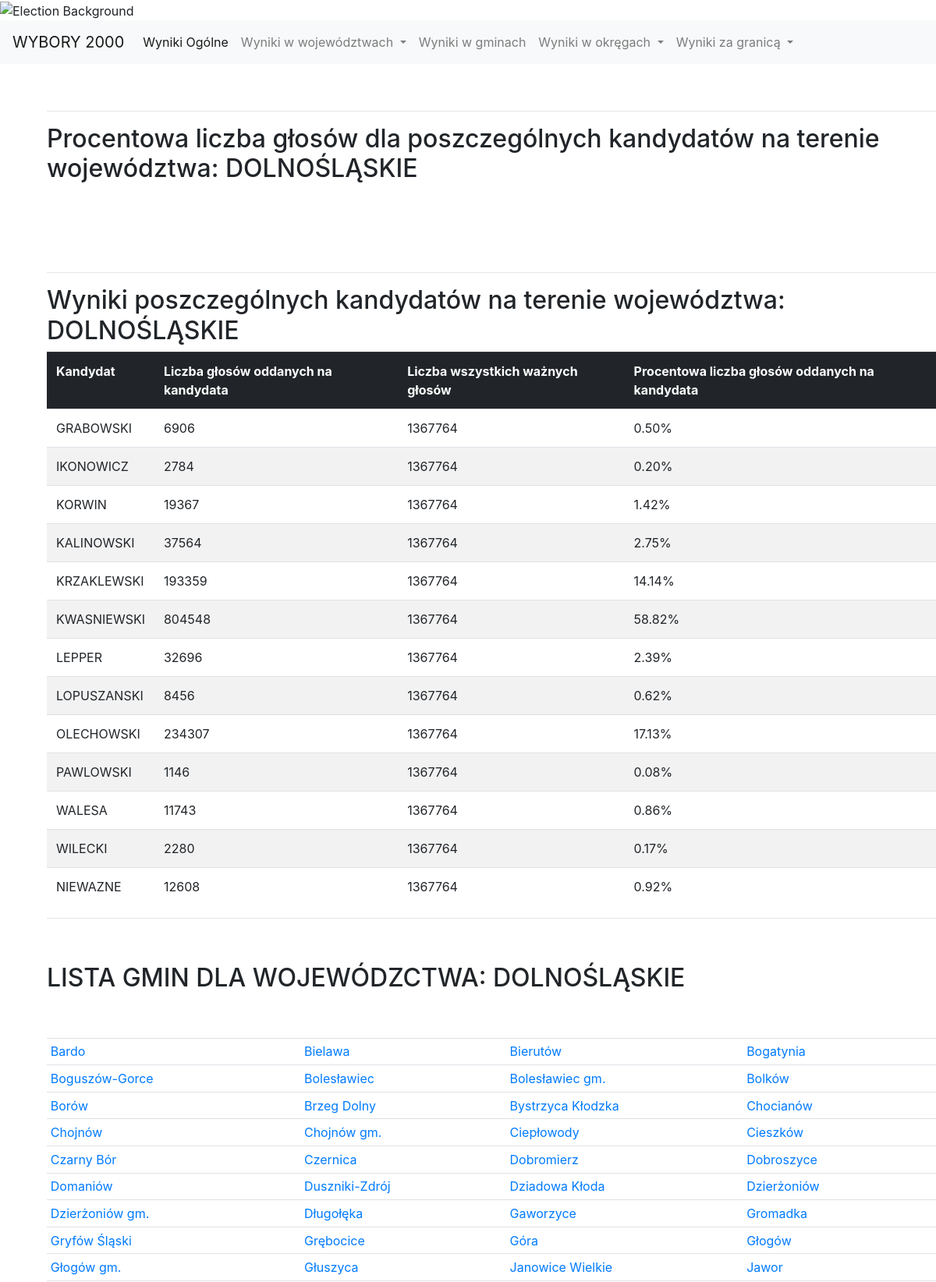
Page /county/DOLNOŚLĄSKIE/ (upper part) on the committed database.
### wybory/models.py (models this page shows)
class MainCommune(models.Model):
    id = models.IntegerField(primary_key=True)
    county = models.CharField(max_length=32)
    area = models.IntegerField()
    name = models.CharField(max_length=255)
    subareas = models.IntegerField()
    people = models.IntegerField()
    cards = models.IntegerField()
    invalid = models.IntegerField()
    grabowski = models.IntegerField()
    ikonowicz = models.IntegerField()
    kalinowski = models.IntegerField()
    korwin = models.IntegerField()
    krzaklewski = models.IntegerField()
    kwasniewski = models.IntegerField()
    lepper = models.IntegerField()
    lopuszanski = models.IntegerField()
    olechowski = models.IntegerField()
    pawlowski = models.IntegerField()
    walesa = models.IntegerField()
    wilecki = models.IntegerField()
    class Meta:
        managed = False
        db_table = 'main_commune'

### wybory/views.py (the view)
# urls.py: path('county/<county_name>/', views.county, name='county'),
def county(request, county_name):
    try:
        countries = MetaCountries.get_countries()
        template = loader.get_template('county.html')
        votes = MetaCommune.get_votes_county(county_name)
        suma=0
        areas_ids = MetaCommune.get_areas_ids()
        print(county_name)
        areas = MetaCommune.get_areas(county_name)
        for v, k in votes.items():
            suma = suma + k
        percent = dict()
        for v, k in votes.items():
            value = float(100 * k / suma)
            value = "%.2f" % value
            percent[v] = (k, value)
        counties = MetaCommune.get_county()
        context = {
            'votes': votes,
            'suma': suma,
            'percent': percent,
            'counties': counties,
            'county_name': county_name,
            'areas': areas,
            'areas_ids': areas_ids,
            'countries': countries
        }
    except Exception:
        raise Http404
    return HttpResponse(template.render(context, request))

### wybory/models.py (called while the page is built)
    @staticmethod
    def get_countries():
        countries = Countries.objects.values_list('county').distinct()
        return countries.values('county').order_by('county')

    @staticmethod
    def get_county():
        counties_q = MainCommune.objects.all().values_list('county').distinct().annotate(n=models.Count("county"))
        counties = list()
        for v, k in counties_q:
            counties.append(v)
        return counties

    @staticmethod
    def get_votes_county(county):
        votes = MainCommune.objects.filter(county=county).aggregate(
            GRABOWSKI=Sum('grabowski'),
            IKONOWICZ=Sum('ikonowicz'),
            KORWIN=Sum('korwin'),
            KALINOWSKI=Sum('kalinowski'),
            KRZAKLEWSKI=Sum('krzaklewski'),
            KWASNIEWSKI=Sum('kwasniewski'),
            LEPPER=Sum('lepper'),
            LOPUSZANSKI=Sum('lopuszanski'),
            OLECHOWSKI=Sum('olechowski'),
            PAWLOWSKI=Sum('pawlowski'),
            WALESA=Sum('walesa'),
            WILECKI=Sum('wilecki'),
            NIEWAZNE=Sum('invalid'),
        )
        return votes

    @staticmethod
    def get_areas(county_name):
        areas = MainCommune.objects.filter(county=county_name).values('name').distinct()
        return areas.values('name').order_by('name')

    @staticmethod
    def get_areas_ids():
        areas = MainCommune.objects.values('area').distinct().values('area')
        return areas

### wybory/templates/county.html (shortened to what this page needs)
{% extends "wybory.html" %}
{% block content %}
    {% if areas %}
        <hr>
        <div class = "select2-container" id="areas_div">
            <h2 style="margin-bottom: 5%; margin-top: 5%">LISTA GMIN DLA WOJEWÓDZCTWA: {{ county_name }}</h2>
            <table class = "table table-sm">
                <tr>
                    {% for v in areas %}
                            <td><a href = {% url 'subarea' county_name v.name %}>{{ v.name }}</a></td>
                            {% if forloop.counter|divisibleby:4 %}</tr><tr>{% endif %}
                    {% endfor %}
            </table>
        </div>
    {% endif %}
{% endblock %}

### wybory/templates/wybory.html (shortened to what this page needs)
<!DOCTYPE html>
{% load static %}
<html lang="en">
    <head>
        <link rel="stylesheet" href="https://stackpath.bootstrapcdn.com/bootstrap/4.1.3/css/bootstrap.min.css">
    </head>
    <body>
        <header>
             {% with "https://i.imgur.com/F3xJ7zQ.jpg" as wybory_img %}
                <img style="min-width: 100%; max-height: 50vh;" src="{{ wybory_img }}" alt="Election Background"/>
            {% endwith %}
        </header>
        <nav class="navbar navbar-expand-lg navbar-light bg-light" style="margin-bottom: 5%">
            <a class="navbar-brand" href="#">WYBORY 2000</a>
            <div class="collapse navbar-collapse" id="navbarSupportedContent">
                <ul class="navbar-nav mr-auto">
                    <li class="nav-item active">
                        <a class="nav-link" href='{% url 'index' %}'>Wyniki Ogólne<span class="sr-only">(current)</span></a>
                    </li>
                    <li class="nav-item dropdown">
                        <a class="nav-link dropdown-toggle" href="#" id="navbarDropdown" role="button" data-toggle="dropdown" aria-haspopup="true" aria-expanded="false">
                            Wyniki w województwach
                        </a>
                    </li>
                    <li class="nav-item">
                        <a class="nav-link" href="#" onclick="myFunction()">Wyniki w gminach</a>
                    </li>
                     <li class="nav-item dropdown">
                        <a class="nav-link dropdown-toggle" href="#" id="navbarDropdown" role="button" data-toggle="dropdown" aria-haspopup="true" aria-expanded="false">
                            Wyniki w okręgach
                        </a>
                    </li>
                    <li class="nav-item dropdown">
                        <a class="nav-link dropdown-toggle" href="#" id="navbarDropdown" role="button" data-toggle="dropdown" aria-haspopup="true" aria-expanded="false">
                            Wyniki za granicą
                        </a>
                    </li>
                </ul>
            </div>
        </nav>
        <main style="margin-left: 5%;">
            {% if votes %}
                <hr></hr>
                <div class="select2-container" style="margin-bottom: 10%;">
                    <h2>
                        Procentowa liczba głosów dla poszczególnych kandydatów
                        {% if county_name %}
                            na terenie województwa: {{ county_name }}
                        {% endif %}
                    </h2>
                </div>
                <hr></hr>
                    <h2>
                        Wyniki poszczególnych kandydatów
                        {% if county_name %}
                            na terenie województwa: {{ county_name }}
                        {% endif %}
                    </h2>
                    <table class="table table-striped">
                        <tr class="thead-dark">
                            <th>Kandydat</th>
                            <th>Liczba głosów oddanych na kandydata</th>
                            <th>Liczba wszystkich ważnych głosów</th>
                            <th>Procentowa liczba głosów oddanych na kandydata</th>
                        </tr>
                        {% for value, key in percent.items %}
                            <tr>
                                <td>{{value}}</td>
                                <td>{{key.0}}</td>
                                <td>{{suma}}</td>
                                <td>{{ key.1 }}%</td>
                            </tr>
                        {% endfor %}
                    </table>
            {% endif %}
            {% block content %}
            {% endblock %}
        </main>
    </body>
</html>

### rows in the picture
MainCommune: name "Bardo"
MainCommune: name "Bielawa"
MainCommune: name "Bierutów"
MainCommune: name "Bogatynia"
MainCommune: name "Boguszów-Gorce"
MainCommune: name "Bolesławiec gm."
MainCommune: name "Bolków"
MainCommune: name "Borów"
MainCommune: name "Brzeg Dolny"
MainCommune: name "Bystrzyca Kłodzka"
MainCommune: name "Chocianów"
MainCommune: name "Chojnów"
MainCommune: name "Chojnów gm."
MainCommune: name "Ciepłowody"
MainCommune: name "Cieszków"
MainCommune: name "Czarny Bór"
MainCommune: name "Czernica"
MainCommune: name "Dobromierz"
MainCommune: name "Dobroszyce"
MainCommune: name "Domaniów"
MainCommune: name "Duszniki-Zdrój"
MainCommune: name "Dziadowa Kłoda"
MainCommune: name "Dzierżoniów"
MainCommune: name "Dzierżoniów gm."
MainCommune: name "Długołęka"
MainCommune: name "Gaworzyce"
MainCommune: name "Gromadka"
MainCommune: name "Gryfów Śląski"
MainCommune: name "Grębocice"
MainCommune: name "Góra"
MainCommune: name "Głogów"
MainCommune: name "Głogów gm."
MainCommune: name "Głuszyca"
MainCommune: name "Janowice Wielkie"
MainCommune: name "Jawor"

### other values in the picture
{{ county_name }} "DOLNOŚLĄSKIE"
{{ value }} "GRABOWSKI" "IKONOWICZ" "KORWIN" "KALINOWSKI" "KRZAKLEWSKI" "KWASNIEWSKI" "LEPPER" "LOPUSZANSKI" "OLECHOWSKI" "PAWLOWSKI" "WALESA" "WILECKI" "NIEWAZNE"
{{ key.0 }} "6906" "2784" "19367" "37564" "193359" "804548" "32696" "8456" "234307" "1146" "11743" "2280" "12608"
{{ suma }} "1367764" "1367764" "1367764" "1367764" "1367764" "1367764" "1367764" "1367764" "1367764" "1367764" "1367764" "1367764" "1367764"
{{ key.1 }} "0.50" "0.20" "1.42" "2.75" "14.14" "58.82" "2.39" "0.62" "17.13" "0.08" "0.86" "0.17" "0.92"
{{ v.name }} "Bolesławiec"
